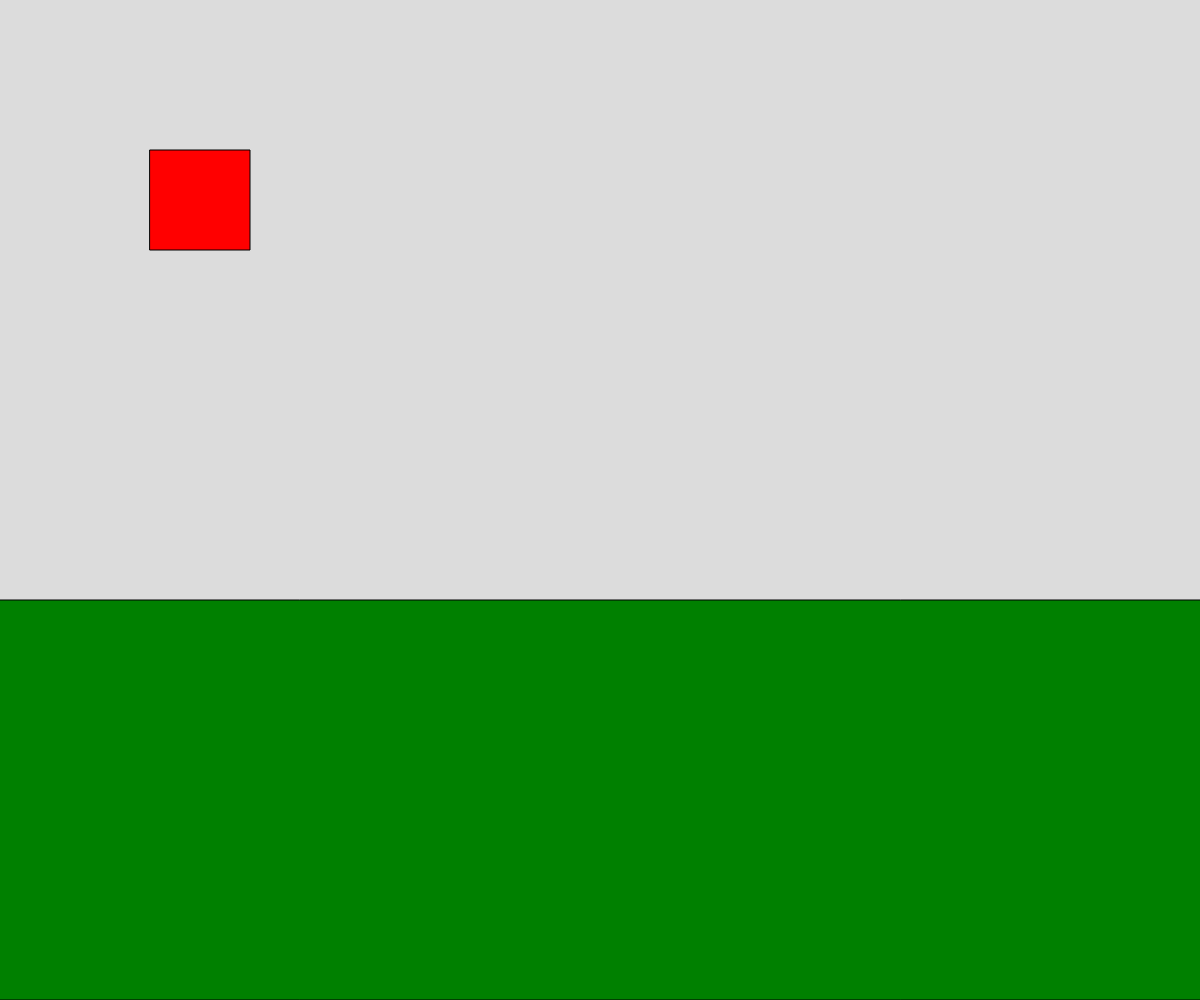
Frame 1 (no input)
Frame 60 (no input): identical to frame 1, image omitted
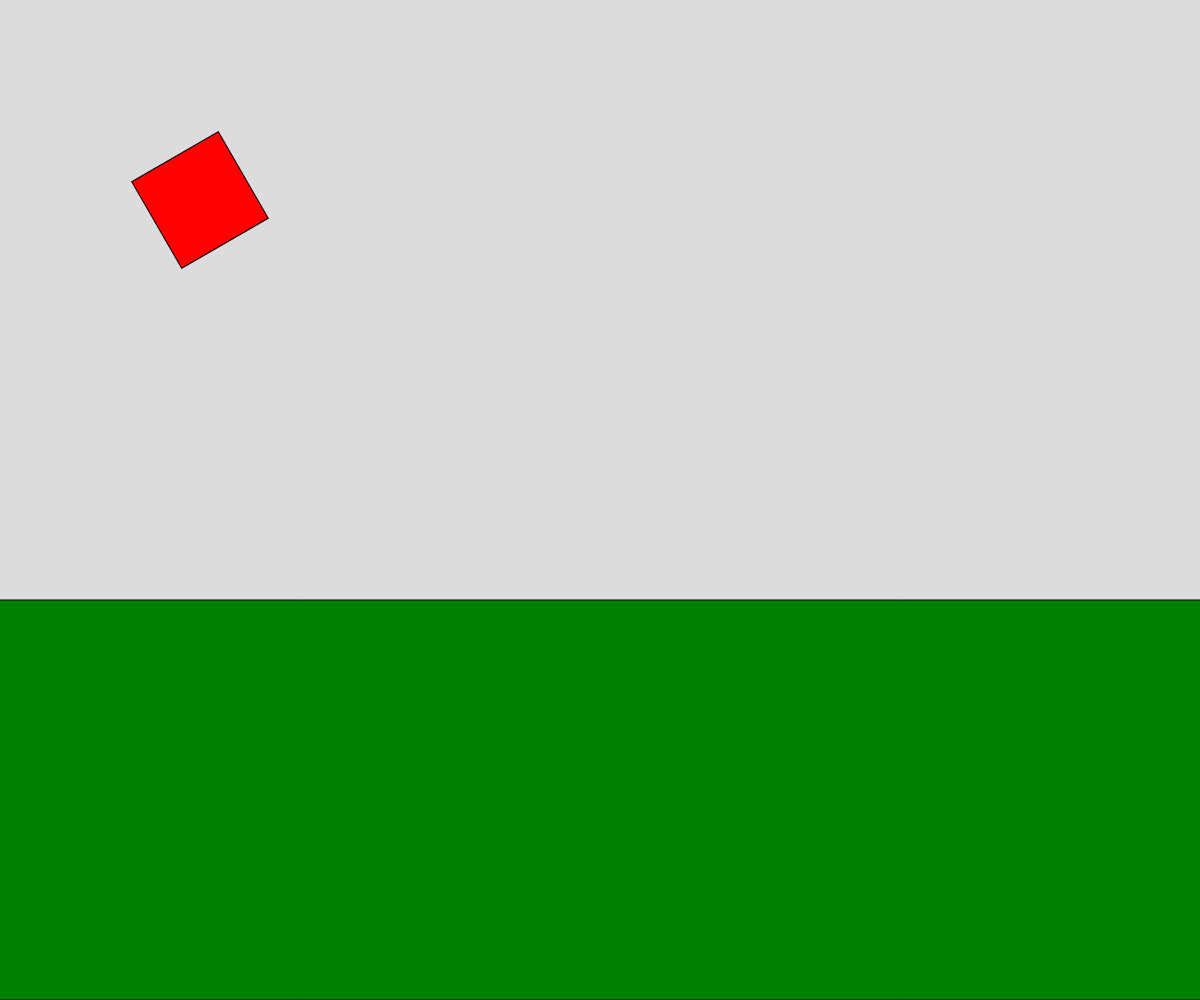
Frame 120 (the mouse pressed at the canvas centre since frame 60)

The p5.js sketch that drew these frames (run headless with seeded random() and noise() and a simulated clock; from frame 60 on, the mouse is pressed at the canvas centre):

// p5.js sketch
// ── sketch.js
// Translate and Rotate Demo

function setup() {
  createCanvas(windowWidth, windowHeight);
  angleMode(DEGREES);
  rectMode(CENTER);
}

function draw() {
  background(220);

  push(); //save the transformation matrix
  translate(200, 200);
  rotate(mouseX);
  fill("red");
  square(0, 0, 100);
  pop(); //reset to the pushed version


  fill("green");
  rect(width/2, height - 200, width * 2, 400);
}
